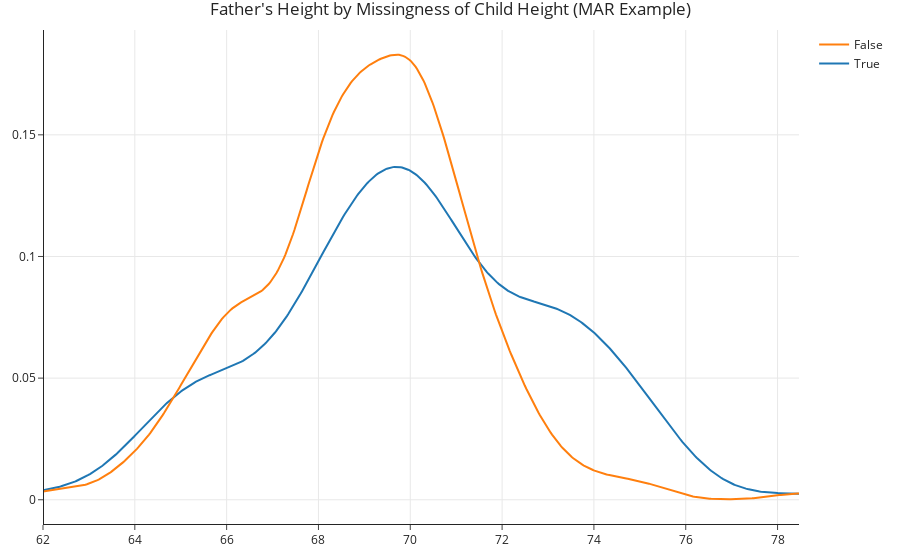

Source (notebook cell):
### Markdown cell above
### Comparing null and non-null `'child'` distributions for `'father'`, again

### Code cell
create_kde_plotly(heights_mar, 'child_missing', True, False, 'father', 
                  "Father's Height by Missingness of Child Height (MAR Example)")

### Figure 1 — Plotly figure (JSON) as saved in the notebook; plotly's stock layout.template omitted (floating-point values rounded to 4 significant figures; data arrays with more than 128 entries replaced by an {"elided": "..."} marker saying what was removed)
{"data": [{"legendgroup": "True", "marker": {"color": "rgb(31, 119, 180)"}, "mode": "lines", "name": "True", "showlegend": true, "type": "scatter", "x": {"elided": "500 float values"}, "xaxis": "x", "y": {"elided": "500 float values"}, "yaxis": "y"}, {"legendgroup": "False", "marker": {"color": "rgb(255, 127, 14)"}, "mode": "lines", "name": "False", "showlegend": true, "type": "scatter", "x": {"elided": "500 float values"}, "xaxis": "x", "y": {"elided": "500 float values"}, "yaxis": "y"}], "layout": {"autosize": true, "barmode": "overlay", "hovermode": "closest", "legend": {"traceorder": "reversed"}, "title": {"text": "Father's Height by Missingness of Child Height (MAR Example)"}, "xaxis": {"anchor": "y2", "autorange": true, "domain": [0, 1], "range": [62, 78.47], "type": "linear", "zeroline": false}, "yaxis": {"anchor": "free", "autorange": true, "domain": [0, 1], "position": 0, "range": [-0.009965, 0.1931], "type": "linear"}}}
